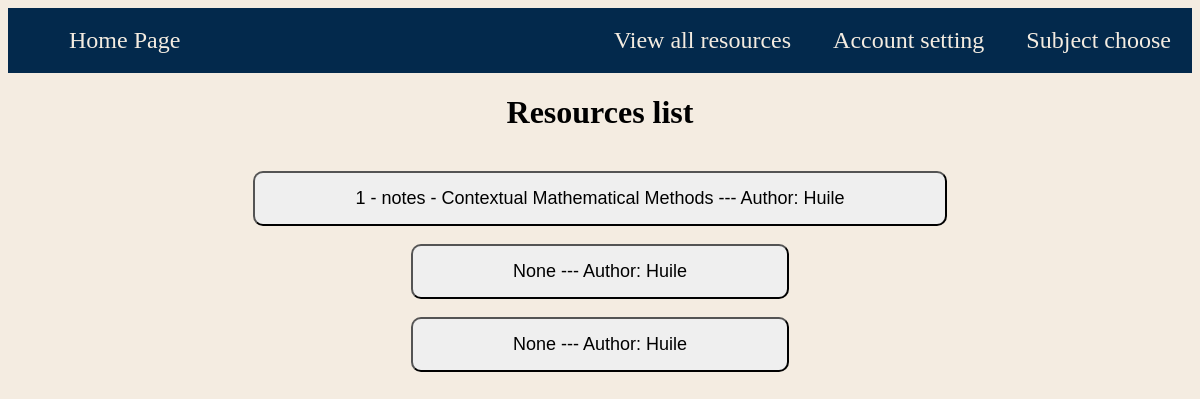
The page /resources_list/2 on the database as committed earlier.
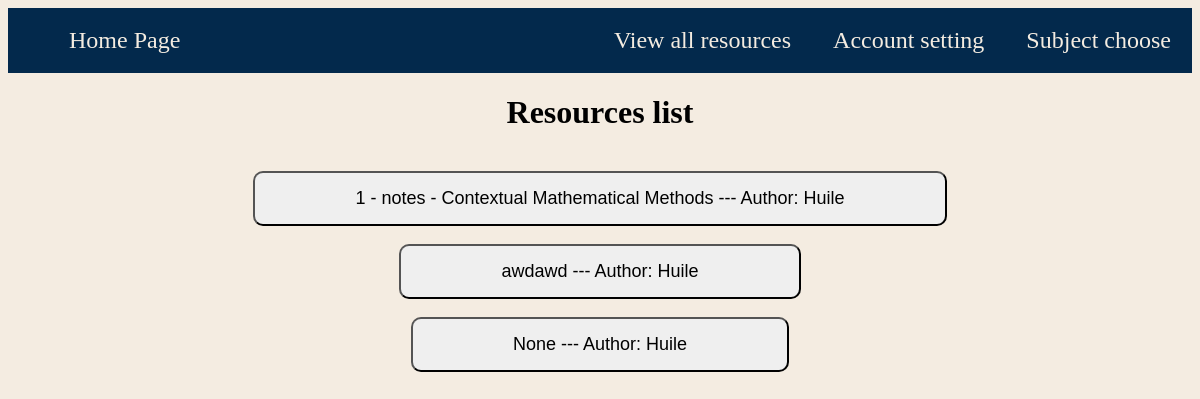
The same page on the database as committed later.
### tables this page shows
CREATE TABLE "resources" (unit_id INTEGER, resources_id INTEGER PRIMARY KEY, subject TEXT, unit TEXT, resources_name TEXT, path TEXT, type TEXT, author TEXT, from_link TEXT, released_year INTEGER);

### main.py (the view)
@app.route("/resources_list/<int:unit_id>", methods=['GET', 'POST'])
def resources_list(unit_id):
    conre_list = sqlite3.connect('database/database.db')
    re_cursor = conre_list.cursor()
    re_cursor.execute(
         "SELECT resources_id, resources_name, author FROM resources WHERE unit_id = ?",
         (unit_id,)
)
    resources = re_cursor.fetchall()
    conre_list.close()
    return render_template("resources_list.html", resources = resources, unit_id = unit_id)

### templates/resources_list.html (shortened to what this page needs)
<!DOCTYPE html>
<html lang="en">
  <head>
    <link rel="stylesheet" href="/static/style.css">
  </head>
  <body>
    <header>
      <Ul>
        <li><a href="{{ url_for('subjectpick')}}">Subject choose</a></li>
        <li><a href="{{ url_for('account') }}">Account setting</a></li>
        <li><a href="{{ url_for('all_resources')}}">View all resources</a></li>
        <li class="tag_left"><a href="{{ url_for('homepage')}}">Home Page</a></li>
      </Ul>
    </header>
    <main>
      <h1>Resources list</h1>
      {% for resource in resources %}
      <div class="list_display">
        <br>
        <a href="{{ url_for('resources', resource_id=resource[0])}}">
          <button class="button">
            {{ resource[1] }}
            ---
            Author:
            {{ resource[2] }}
          </button>
        </a>
      </div>
      {% endfor %}
    </main>
  </body>
</html>

### static/style.css (style rules this page uses)
:root { --background: #F4ECE1; --blue: #03294C; --orange: #FB7E0A; --end_orange_1: #fba30a; --end_orange_2: #fb7e0a; --end_orange_3:#ff6a00; --end_red_1:#ff4800; --end_blue_1:#4FABFF; --end_blue_2:#0D7BE0; --end_blue_1:#034F94; }
body { font-family: SN pro; background-color: rgb(244, 236, 225); }
h1, h2, h3, h4, h5, h6 { text-align: center; }
header { position: relative; }
ul { font-size: 150%; list-style-type: none; overflow: hidden; margin: 0; padding: 1; background-color: var(--blue); }
ul li { float: right; }
ul li a { text-decoration: none; display: block; color: var(--background); text-align: center; padding: 19px 21px; }
ul li.tag_left { float: left; }
.list_display { text-align: center; justify-content: center; }
.button { font-size: large; padding: 15px 100px; border-radius: 10px; }

Rows that differ between the two databases and show on the page:
changed resources: resources_name "None" → "awdawd"
